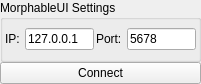
<?xml version="1.0" encoding="UTF-8"?>
<ui version="4.0">
 <class>MuiConnector</class>
 <widget class="QDockWidget" name="MuiConnector">
  <property name="geometry">
   <rect>
    <x>0</x>
    <y>0</y>
    <width>201</width>
    <height>84</height>
   </rect>
  </property>
  <property name="maximumSize">
   <size>
    <width>300</width>
    <height>84</height>
   </size>
  </property>
  <property name="windowTitle">
   <string>DockWidget</string>
  </property>
  <widget class="QWidget" name="content">
   <layout class="QGridLayout" name="gridLayout">
    <property name="leftMargin">
     <number>0</number>
    </property>
    <property name="topMargin">
     <number>0</number>
    </property>
    <property name="rightMargin">
     <number>0</number>
    </property>
    <property name="bottomMargin">
     <number>0</number>
    </property>
    <property name="spacing">
     <number>0</number>
    </property>
    <item row="0" column="0">
     <widget class="QGroupBox" name="groupBox">
      <property name="title">
       <string>MorphableUI Settings</string>
      </property>
      <layout class="QGridLayout" name="gridLayout_2">
       <property name="leftMargin">
        <number>2</number>
       </property>
       <property name="topMargin">
        <number>2</number>
       </property>
       <property name="rightMargin">
        <number>2</number>
       </property>
       <property name="bottomMargin">
        <number>2</number>
       </property>
       <property name="spacing">
        <number>2</number>
       </property>
       <item row="0" column="0">
        <widget class="QLabel" name="label">
         <property name="text">
          <string>IP: </string>
         </property>
        </widget>
       </item>
       <item row="0" column="1">
        <widget class="QLineEdit" name="hostbox">
         <property name="text">
          <string>127.0.0.1</string>
         </property>
        </widget>
       </item>
       <item row="0" column="3">
        <widget class="QLineEdit" name="portbox">
         <property name="text">
          <string>5678</string>
         </property>
        </widget>
       </item>
       <item row="0" column="2">
        <widget class="QLabel" name="label_2">
         <property name="text">
          <string>Port: </string>
         </property>
        </widget>
       </item>
      </layout>
     </widget>
    </item>
    <item row="1" column="0">
     <widget class="QPushButton" name="pushButton">
      <property name="text">
       <string>Connect</string>
      </property>
     </widget>
    </item>
   </layout>
  </widget>
 </widget>
 <resources/>
 <connections/>
</ui>
